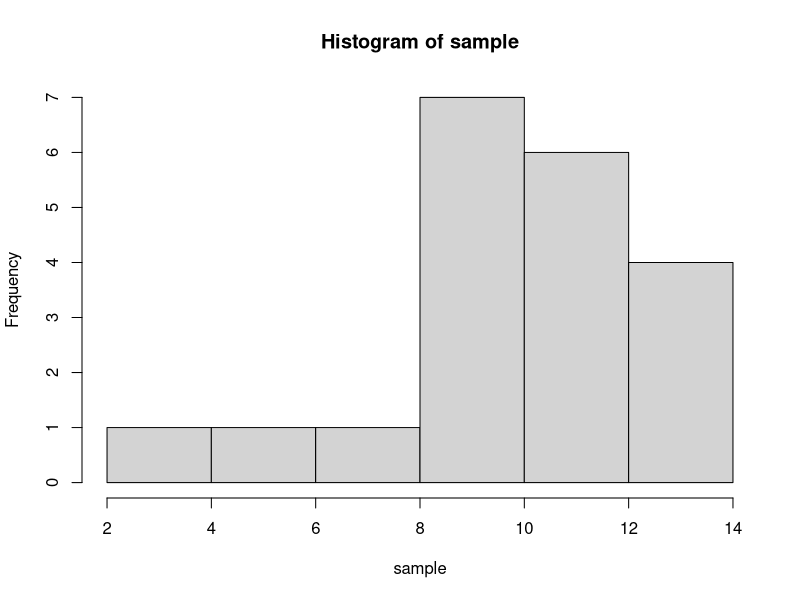

This figure's R source: (Note: this script raises an error after producing the figure.)
## ---- chunk 1
# First set the sample size we are going to use when we draw our sample. Let's do a sample size of 20 and
# call the variable n
n = 20

# Create a sample to use via the rnorm command. Call this variable "sample".
# Give it a mean of 10 and a standard deviation of 2.5
# plot it in a histogram using hist()
sample = rnorm(n, mean = 10, sd = 2.5)

hist(sample)

# Specify some x values
x = seq(-5,5,by = 0.001)

# Try making the t-distribution yourself. Use help(dt) for more information. Hint: the number of degree of freedom is n-1. Use the x specified above.
tdistr = 
  
# what's our t value and where is it on the distribution?  What do you predict for the result of
# the test?
# Hint: The formula for t is (mean(y)-10)/(sd(y)/sqrt(length(y))). What do we replace y with?
obs_t = 

plot(x,tdistr,type = "l",main = "t distribution",xlab = "t",ylab = "Probability Density") + polygon(c(x[x >= 1.73], max(x), 1.73), c(tdistr[x >= 1.73], 0, 0), col = "red")+ abline(v=obs_t, col="blue")
# R's t-test function is called t.test. run help(t.test) to get a feel for the function.

# do the t.test:
# remember, the mean of our null is 10 and we want to do a right, one-sided test (greater than).
# Hint: use help(t.test) to determine inputs


# There are a lot of outputs, but for our purposes we want to focus on 
# the p-value. 
## ---- chunk 2
# Let's make sample sizes of x = 20 and y = 40 (use the same sd).

x = 
y = 
  
# Look at them using hist().

## ---- chunk 3
# Here I made the variances equal. In practice if we are using a two
# sample t test and allowing ourselves to assume equal variances then we
# compute what is called the pooled standard deviation. 

# Calculate the pooled standard deviation by using the following formula
# sp = sqrt(((length(a)-1)*sd(a)^2+(length(b)-1)*sd(b)^2)/(length(a)+length(b)-2))
# Hint: what should you replace a and b with?
sp = 

# Then we need to think about our H0 for a moment.

# Let's say our H0 is that the population means are equal.ie mean(x)=mean(y).
# So we can calculate our t statistic:
# Hint: the formula for t is (mean(a)-mean(b))/sqrt((sp^2)/length(a)+(sp^2)/length(b))
  
obs_t = 

# Now we need to think about our Ha.  Let's say we thought it might be the
# case that mean(x) < mean(y), That means our t stat would be out there in the left
# tail of the distribution.  Think about an extreme case where we would feel confident
# in saying mean(x) < mean(y).  Imagine mean(x) was 0 and
# mean(y) was 1000.  If the samples were large and xbar ~mean(x) and ybar ~mean(y) then
# tstat would be large and negative! This means to the left.

# Ok so what does our t distribution look like?  Where does our observed
# value of t land?  What does that imply for our testing?

# Use dt to calculate the t-distribution
# Hint: the number of degrees of freedom will be length(x)+length(y)-2. Use the s specified below.
s = seq(-5,5,by=.1)
tdistr = 

crit = abs(qt(p = 0.05, df = length(x)+length(y)-2))
plot(s,tdistr,type = "l",main = "t distribution, 2 samp test example",xlab = "",ylab = "") + polygon(c(s[s <= -crit], -crit, -crit), c(tdistr[s <= -crit], 0, 0), col = "red") + abline(v=obs_t, col="blue")

# Ok now use the t.test to perform a two-sample t-test. We do not need to set mu, instead we need to 
# input both samples into t.test(). We also need to specify that the variances of our samples are 
# equal and that we want a "left" or "lesser" one-sided t-test. 
t.test(x,y,var.equal=TRUE, alternative = "l")

# Do the results of the t-test confirm your suspicions?
## ---- chunk 4
N_iter = 20000
h_out = 0
alpha = 0.05
for (i in 1:N_iter){
  x = rnorm(n, mean = 10, sd = 2.5)
  p=t.test(x,mu = 10,alternative = "g")[["p.value"]]
  if (p < alpha){
  h_out = h_out+1
  }
  }
# So what's the rate of type I error?

h_out/N_iter

# It should be close to our significance level!  If H0 is true and we
# reject the Null we are out in the tail of distribution by chance.  And
# alpha is the probability of that!
## ---- chunk 5
# Ok we need two samples again. Let's call them x and y again. 
# Set both sample sizes to 200. Set the mean of one of x to 10 and the mean of y to 11. 
# Standard deviation for both is 2.5

x = rnorm(n, mean = 10, sd = 2.5)
y = rnorm(n, mean = 11, sd = 2.5)

# Ok, so what are our diffs? does the order matter? In this case our HA is that mean(x)<mean(y), so we 
# are going to calculate the diffs with our expectation being that there will be a negative difference if the null is false. 
  
the_diffs=

# What's our H0?  Let's say it is that the means are equal again.

# What's our t stat?
# Hint: t = mean(a)/(sd(a)/sqrt(length(a))). What is a?

obs_t = 

# What does our t distribution look like? Where is our observed t value?
# What's the likely outcome of our test?

# Calculate the t dsitribution again using the s specified below. 
# Hint: the dof will be length(the_diffs) - 1
s = seq(-5,5,by=.1)
tdistr = 

crit = abs(qt(p = 0.05, df = length(the_diffs)-1))
plot(s, tdistr,type = "l",main = "t distribution, paired test example",xlab = "",ylab = "") + polygon(c(s[s <= -crit], -crit, -5), c(tdistr[s <= -crit], 0, 0), col = "red") + abline(v=obs_t, col="blue")

# What's our Ha?  Let's say that it is mean(x)<mean(y), so we need to look at a
# rejection region in the left tail of the distribution.
# Ok, do the test. It's t.test again but this time we are going to specify that they are paired. 

t.test(x,y,paired = TRUE, alternative = "l")
## ---- chunk 6

